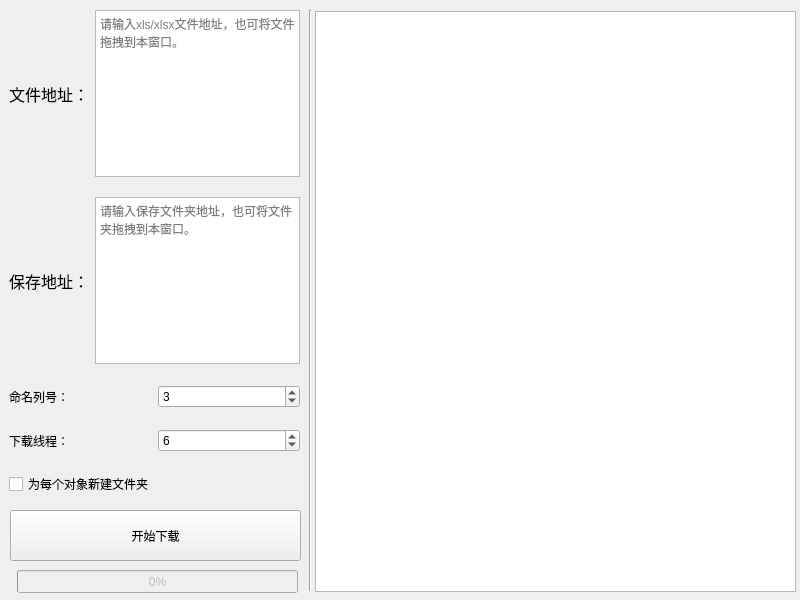
<?xml version="1.0" encoding="UTF-8"?>
<ui version="4.0">
 <class>Excel_ui</class>
 <widget class="QWidget" name="Excel_ui">
  <property name="geometry">
   <rect>
    <x>0</x>
    <y>0</y>
    <width>800</width>
    <height>600</height>
   </rect>
  </property>
  <property name="windowTitle">
   <string>Excel批量下载</string>
  </property>
  <property name="windowIcon">
   <iconset resource="Excel/Excel/reFile.qrc">
    <normaloff>:/ico/ico/logo.ico</normaloff>:/ico/ico/logo.ico</iconset>
  </property>
  <widget class="QWidget" name="verticalLayoutWidget">
   <property name="geometry">
    <rect>
     <x>9</x>
     <y>10</y>
     <width>291</width>
     <height>501</height>
    </rect>
   </property>
   <layout class="QVBoxLayout" name="verticalLayout">
    <item>
     <layout class="QHBoxLayout" name="horizontalLayout_2">
      <item>
       <widget class="QLabel" name="label">
        <property name="font">
         <font>
          <pointsize>12</pointsize>
         </font>
        </property>
        <property name="text">
         <string>文件地址：</string>
        </property>
       </widget>
      </item>
      <item>
       <widget class="QTextEdit" name="FileTextEdit">
        <property name="placeholderText">
         <string>请输入xls/xlsx文件地址，也可将文件拖拽到本窗口。</string>
        </property>
       </widget>
      </item>
     </layout>
    </item>
    <item>
     <spacer name="verticalSpacer_2">
      <property name="orientation">
       <enum>Qt::Vertical</enum>
      </property>
      <property name="sizeHint" stdset="0">
       <size>
        <width>20</width>
        <height>40</height>
       </size>
      </property>
     </spacer>
    </item>
    <item>
     <layout class="QHBoxLayout" name="horizontalLayout_4">
      <item>
       <widget class="QLabel" name="label_3">
        <property name="font">
         <font>
          <pointsize>12</pointsize>
          <weight>50</weight>
          <italic>false</italic>
          <bold>false</bold>
          <strikeout>false</strikeout>
          <stylestrategy>PreferDefault</stylestrategy>
          <kerning>true</kerning>
         </font>
        </property>
        <property name="mouseTracking">
         <bool>false</bool>
        </property>
        <property name="text">
         <string>保存地址：</string>
        </property>
       </widget>
      </item>
      <item>
       <widget class="QTextEdit" name="SaveTextEdit">
        <property name="placeholderText">
         <string>请输入保存文件夹地址，也可将文件夹拖拽到本窗口。</string>
        </property>
       </widget>
      </item>
     </layout>
    </item>
    <item>
     <spacer name="verticalSpacer">
      <property name="orientation">
       <enum>Qt::Vertical</enum>
      </property>
      <property name="sizeHint" stdset="0">
       <size>
        <width>40</width>
        <height>40</height>
       </size>
      </property>
     </spacer>
    </item>
    <item>
     <layout class="QHBoxLayout" name="horizontalLayout_6">
      <item>
       <widget class="QLabel" name="label_4">
        <property name="text">
         <string>命名列号：</string>
        </property>
       </widget>
      </item>
      <item>
       <widget class="QSpinBox" name="ColumnSpinBox">
        <property name="minimum">
         <number>1</number>
        </property>
        <property name="value">
         <number>3</number>
        </property>
       </widget>
      </item>
     </layout>
    </item>
    <item>
     <spacer name="verticalSpacer_4">
      <property name="orientation">
       <enum>Qt::Vertical</enum>
      </property>
      <property name="sizeHint" stdset="0">
       <size>
        <width>20</width>
        <height>40</height>
       </size>
      </property>
     </spacer>
    </item>
    <item>
     <layout class="QHBoxLayout" name="horizontalLayout_7">
      <item>
       <widget class="QLabel" name="label_5">
        <property name="text">
         <string>下载线程：</string>
        </property>
       </widget>
      </item>
      <item>
       <widget class="QSpinBox" name="ThreadsSpinBox">
        <property name="minimum">
         <number>1</number>
        </property>
        <property name="maximum">
         <number>16</number>
        </property>
        <property name="value">
         <number>6</number>
        </property>
       </widget>
      </item>
     </layout>
    </item>
    <item>
     <spacer name="verticalSpacer_3">
      <property name="orientation">
       <enum>Qt::Vertical</enum>
      </property>
      <property name="sizeHint" stdset="0">
       <size>
        <width>20</width>
        <height>40</height>
       </size>
      </property>
     </spacer>
    </item>
    <item>
     <layout class="QHBoxLayout" name="horizontalLayout_3">
      <item>
       <widget class="QCheckBox" name="checkBox">
        <property name="text">
         <string>为每个对象新建文件夹</string>
        </property>
       </widget>
      </item>
     </layout>
    </item>
    <item>
     <spacer name="verticalSpacer_6">
      <property name="orientation">
       <enum>Qt::Vertical</enum>
      </property>
      <property name="sizeHint" stdset="0">
       <size>
        <width>20</width>
        <height>40</height>
       </size>
      </property>
     </spacer>
    </item>
   </layout>
  </widget>
  <widget class="Line" name="line">
   <property name="geometry">
    <rect>
     <x>300</x>
     <y>10</y>
     <width>21</width>
     <height>581</height>
    </rect>
   </property>
   <property name="orientation">
    <enum>Qt::Vertical</enum>
   </property>
  </widget>
  <widget class="QPushButton" name="StartPushButton">
   <property name="geometry">
    <rect>
     <x>10</x>
     <y>510</y>
     <width>291</width>
     <height>51</height>
    </rect>
   </property>
   <property name="text">
    <string>开始下载</string>
   </property>
  </widget>
  <widget class="QProgressBar" name="progressBar">
   <property name="enabled">
    <bool>false</bool>
   </property>
   <property name="geometry">
    <rect>
     <x>17</x>
     <y>570</y>
     <width>281</width>
     <height>23</height>
    </rect>
   </property>
   <property name="value">
    <number>0</number>
   </property>
  </widget>
  <widget class="QTableWidget" name="TableWidget">
   <property name="geometry">
    <rect>
     <x>315</x>
     <y>11</y>
     <width>481</width>
     <height>581</height>
    </rect>
   </property>
  </widget>
 </widget>
 <resources>
  <include location="Excel/Excel/reFile.qrc"/>
 </resources>
 <connections/>
</ui>
